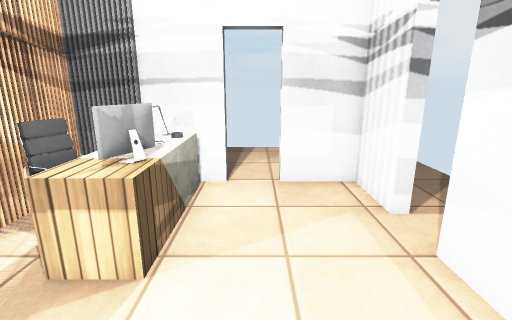
View 1 (above)

16 first-person views from a walk through a 3-D level made in the Unity game engine. The camera is 1.3 m above the floor, tilts 14° down and sees 85° across. Doors are open. The floor is counted in squares, 0.5 m on a side. Each view is taken from the middle of a square. On the plan, view 1 faces up. The plan holds only what a view shows up to about 19 squares ahead; the rest is blank. Some surface patterns are stand-ins.

View 2
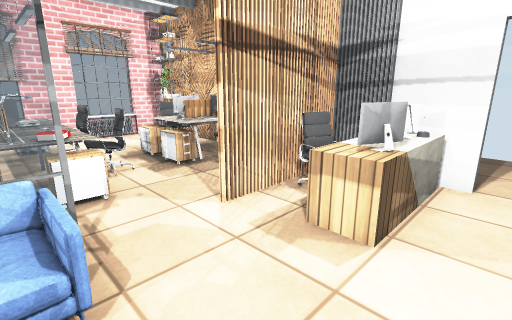

View 3
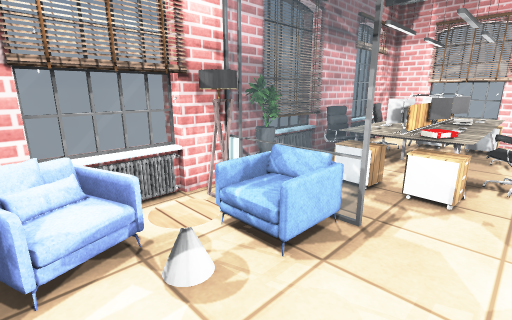

View 4
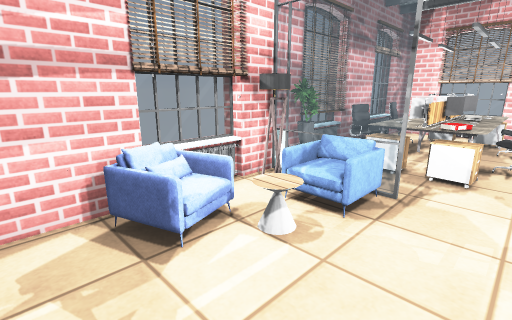

View 5
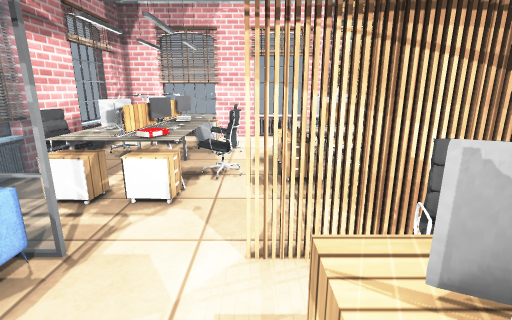

View 6
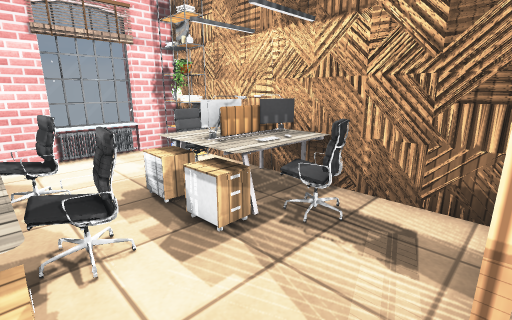

View 7
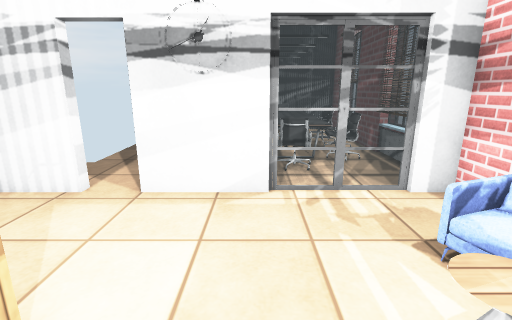

View 8
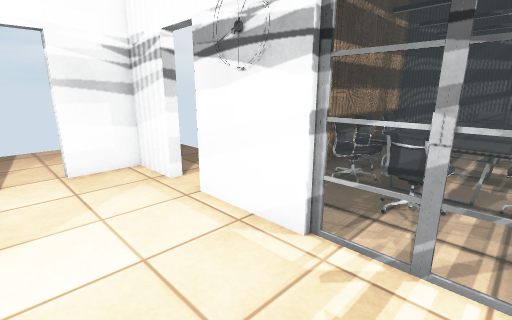

View 9
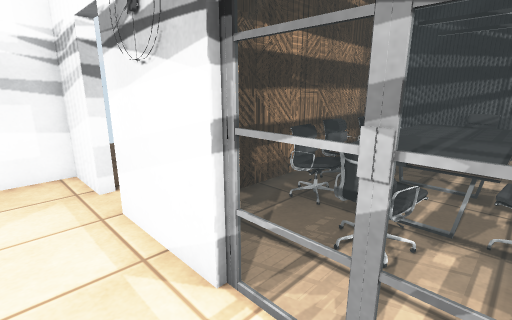

View 10
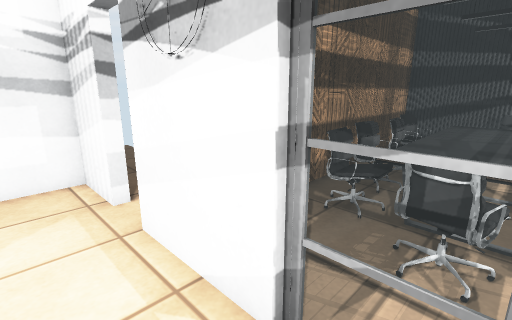

View 11
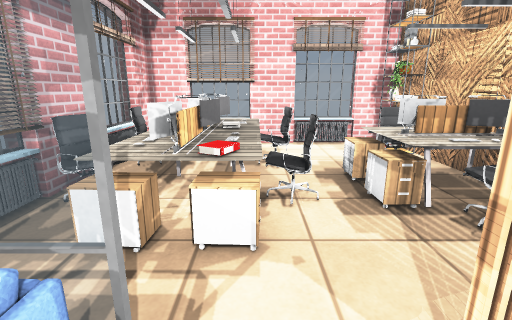

View 12
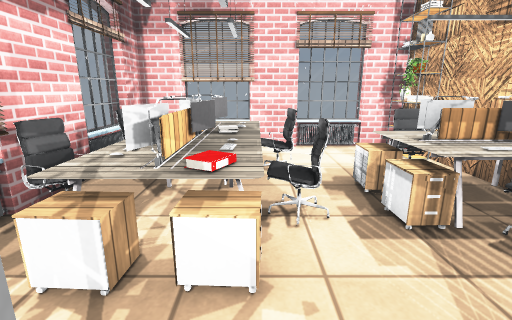

View 13
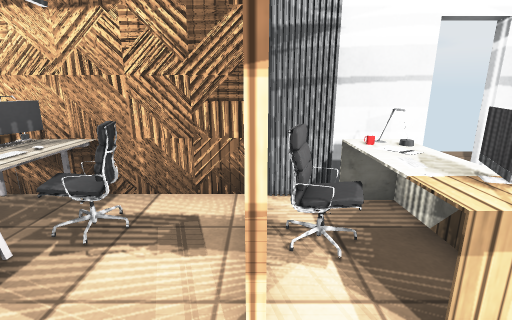

View 14
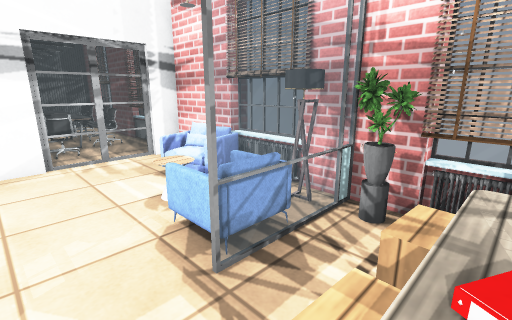

View 15
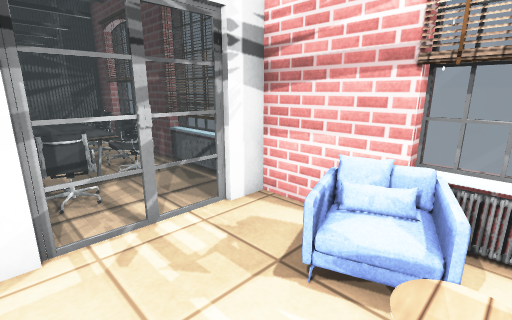

View 16
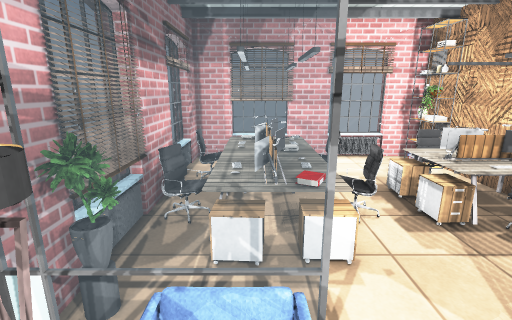

### Floor plan
Key: @ floor where view 1 was taken; # wall or solid block; . main floor; : floor 0.75 m higher than the main floor; / step, stairs or slope; D open door; = window, fence, low wall or low ledge; O other object.
Columns run from 18 left of view 1 to 15 right of it. Each row starts with its distance up from view 1.
 12                  ...
 11                  ...   .
 10                  ...   .
  9                  ...  ..
  8  #################D###..
  7  #O O.  OOO..O.OO....#...
  6  #...O  OOO..OOOO....#...
  5  #...OOOOO...OOOO ...D...
  4  #....OOOO...O.OO....D
  3  #...........O.OO....#  ##########
  2  #..OO..OO...........#..OOOOOOOO #
  1 ##OOOOOOOOOO.........#..OOOOOOOO #
  0 ##OOOOOOOOOO...O..@..=.OOOOOOOOOO#
 -1 ##. OOOOOOOO.=OO/....=.OOOOOOOOOO#
 -2 ##.OO:OOOOOO.=OO//O..=..OOOOOO   #
 -3  #...O..OO...=O.OOO..#..OOOOOOOO #
 -4  ##==#############################
 -5   ####        #####           ###

Positions as (right, up) in squares from view 1, and headings:
1: (0, 0), facing up
2: (0, -1), facing up-left
3: (0, 2), facing down-left
4: (2, 2), facing down-left
5: (-1, 3), facing left
6: (-5, 1), facing up-left
7: (-4, 1), facing right
8: (-1, -2), facing up-right
9: (1, -2), facing up-right
10: (1, -1), facing up-right
11: (-3, 1), facing left
12: (-4, 1), facing left
13: (-5, 1), facing up
14: (-8, 2), facing down-right
15: (-2, 1), facing down-right
16: (-2, -1), facing left
